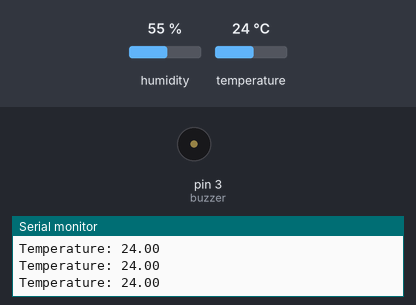
This sketch was run on a simulated Arduino Uno, built with avr-gcc and run on an emulated ATmega328P. Parts: buzzer (waves = sounding, pin HIGH), the last lines printed to the serial monitor. The test bench sets the inputs (shaded band); at power-on: temperature 24 °C, humidity 55 %.

Above: at 3.8 s.
3.9 s: temperature set to 29 °C
6.7 s: temperature set to 32 °C
At 7.7 s:
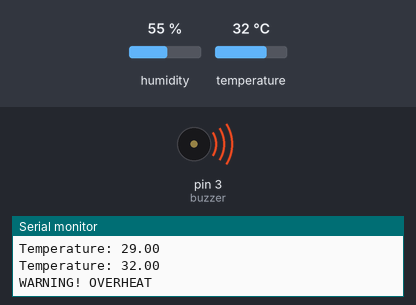
9.5 s: temperature set to 12 °C
At 12.3 s:
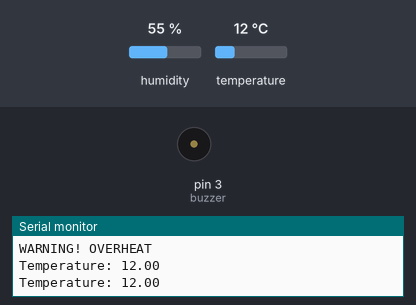
12.6 s: temperature set to 33 °C
At 13.8 s:
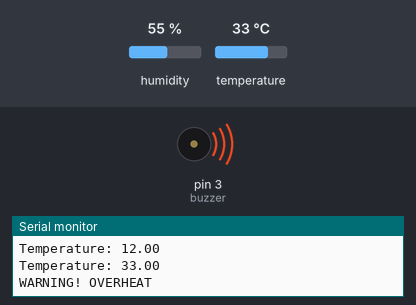
Timing chart, 0 to 15.6 s (numbered marks = the images above; inputs shaded):
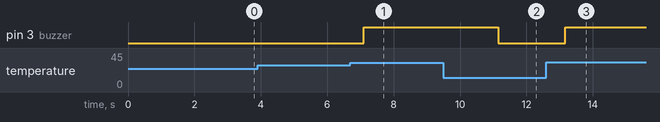

The sketch:

DHT11SerialBuzzer.ino
```cpp
#include <DHT.h>
#define DHTpin 2
#define buzzer 3
#define DHTTYPE DHT11
DHT dht(DHTpin, DHTTYPE);

void setup() {
  Serial.begin(9600);
  pinMode(buzzer, OUTPUT);
  Serial.println("Lab04 Temperature Sensor");
  dht.begin();
}

void loop() {
  delay(1000);
  float celcius = dht.readTemperature();

  Serial.print("Temperature: ");
  Serial.println(celcius);
  if(celcius >= 31.00){
    Serial.println("WARNING! OVERHEAT");
    digitalWrite(buzzer, HIGH);
  }
  else{
    digitalWrite(buzzer, LOW);
  }
}
```

Measured:
- the behaviour switches between 30 and 31 °C on temperature (found by bisection; images 0 and 1)
- after the input at 6.7 s, pin 3 (buzzer): LOW → HIGH after 0.40 s
- after the input at 9.5 s, pin 3 (buzzer): HIGH → LOW after 1.6 s
- after the input at 12.6 s, pin 3 (buzzer): LOW → HIGH after 0.57 s
